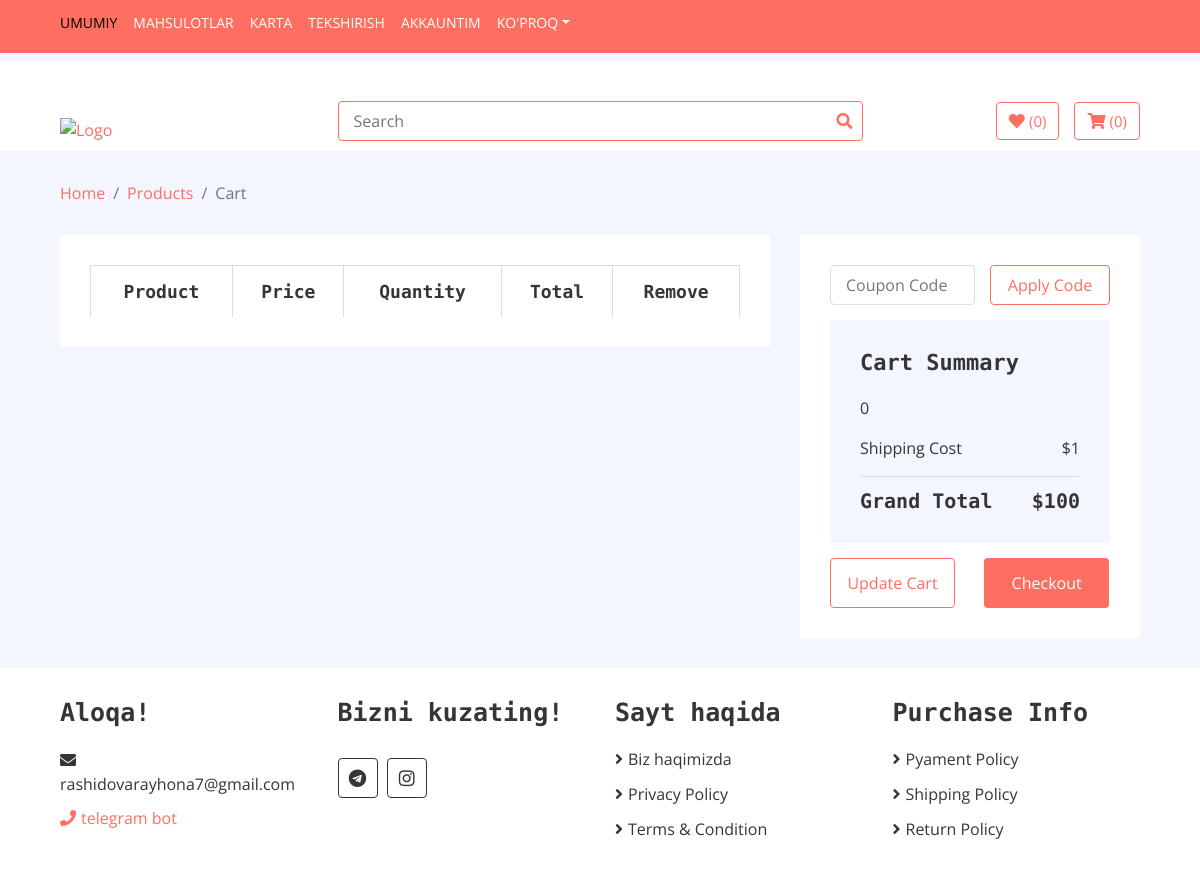
The app's page /products/cart/ (signed in), older data.
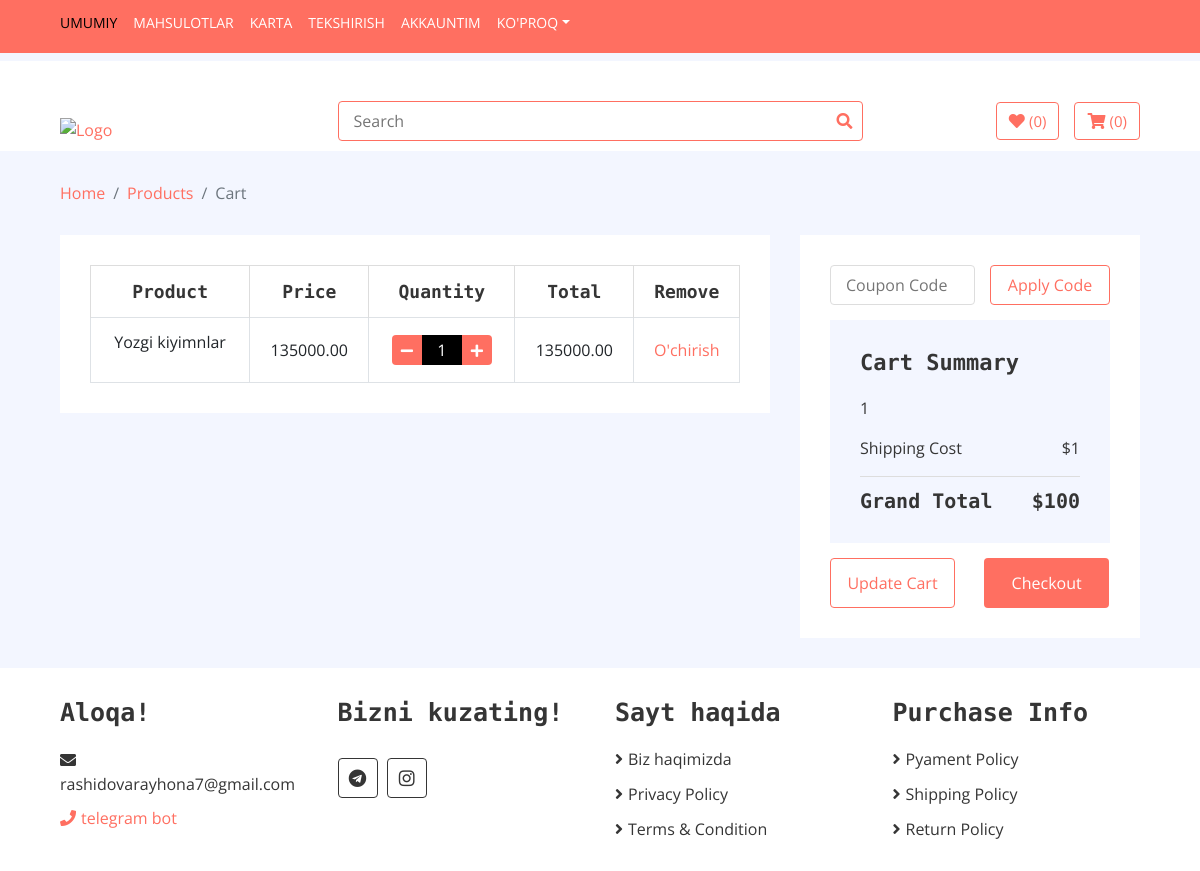
The same page, newer data.
### product/models.py (models this page shows, shortened)
class CartItem(models.Model):
    cart = models.ForeignKey(Cart, on_delete=models.CASCADE, related_name='items')
    product = models.ForeignKey(Mahsulot, on_delete=models.CASCADE)
    quantity = models.PositiveIntegerField(default=1)
    def total_price(self):
        return self.quantity * self.product.narxi

class Mahsulot(models.Model):
    kategoriya = models.ForeignKey(Kategoriya, on_delete=models.CASCADE)
    nomi = models.CharField(max_length=255)
    tavsif = models.TextField()
    narxi = models.DecimalField(max_digits=10, decimal_places=2)
    time = models.DateTimeField(auto_now=True)
    class Meta:
        verbose_name = "Mahsulot"
        verbose_name_plural = "Mahsulot"

class Cart(models.Model):
    user = models.ForeignKey(CustomUser, on_delete=models.CASCADE, null=True, blank=True)
    created_at = models.DateTimeField(auto_now_add=True)

### product/views.py (the view)
# urls.py: path('cart/', views.cart_detail, name='cart_detail'),
@login_required
def cart_detail(request):
    cart = Cart.objects.filter(user=request.user).first()
    return render(request, 'cart.html', {'cart': cart})

### templates/cart.html (shortened to what this page needs)
{% extends './base.html' %}
{% block content %}
        <div class="breadcrumb-wrap">
            <div class="container-fluid">
                <ul class="breadcrumb">
                    <li class="breadcrumb-item"><a href="#">Home</a></li>
                    <li class="breadcrumb-item"><a href="#">Products</a></li>
                    <li class="breadcrumb-item active">Cart</li>
                </ul>
            </div>
        </div>
        <div class="cart-page">
            <div class="container-fluid">
                <div class="row">
                    <div class="col-lg-8">
                        <div class="cart-page-inner">
                            <div class="table-responsive">
                                <table class="table table-bordered">
                                    <thead class="thead-dark">
                                        <tr>
                                            <th>Product</th>
                                            <th>Price</th>
                                            <th>Quantity</th>
                                            <th>Total</th>
                                            <th>Remove</th>
                                        </tr>
                                    </thead>
                                    <tbody class="align-middle">
                                        {% for item in cart.items.all %}
                                        <tr>
                                            <td>
                                                    <p>{{ item.product.nomi }}</p>
                                            </td>
                                            <td>{{ item.product.narxi }}</td>
                                            <td>
                                                <div class="qty">
                                                    <button class="btn-minus"><i class="fa fa-minus"></i></button>
                                                    <input type="text" value="{{ item.quantity }}">
                                                    <button class="btn-plus"><i class="fa fa-plus"></i></button>
                                                </div>
                                            </td>
                                            <td>{{ item.total_price }}</td>
                                            <td><a href="{% url 'remove_from_cart' item.id %}">O'chirish</a></td>
                                        </tr>
                                        {% endfor %}
                                    </tbody>
                                </table>
                            </div>
                        </div>
                    </div>
                    <div class="col-lg-4">
                        <div class="cart-page-inner">
                            <div class="row">
                                <div class="col-md-12">
                                    <div class="coupon">
                                        <input type="text" placeholder="Coupon Code">
                                        <button>Apply Code</button>
                                    </div>
                                </div>
                                <div class="col-md-12">
                                    <div class="cart-summary">
                                        <div class="cart-content">
                                            <h1>Cart Summary</h1>
                                            <p>{{ cart.items.all|length }}</p>
                                            <p>Shipping Cost<span>$1</span></p>
                                            <h2>Grand Total<span>$100</span></h2>
                                        </div>
                                        <div class="cart-btn">
                                            <button>Update Cart</button>
                                            <button>Checkout</button>
                                        </div>
                                    </div>
                                </div>
                            </div>
                        </div>
                    </div>
                </div>
            </div>
        </div>
        {% endblock content %}

### templates/base.html (shortened to what this page needs)
{% load static %}
<!DOCTYPE html>
<html lang="en">
    <head>
        <link href="https://stackpath.bootstrapcdn.com/bootstrap/4.4.1/css/bootstrap.min.css" rel="stylesheet">
        <link href="https://cdnjs.cloudflare.com/ajax/libs/font-awesome/5.10.0/css/all.min.css" rel="stylesheet">
        <link href="{% static 'lib/slick/slick.css' %}" rel="stylesheet">
        <link href="{% static 'lib/slick/slick-theme.css' %}" rel="stylesheet">
        <link href="{% static 'css/style.css' %}"rel="stylesheet">
    </head>
    <body>
        <div class="nav">
            <div class="container-fluid">
                <nav class="navbar navbar-expand-md bg-dark navbar-dark">
                    <div class="collapse navbar-collapse justify-content-between" id="navbarCollapse">
                        <div class="navbar-nav mr-auto">
                            <a href="{% url 'home' %}"class="nav-item nav-link active">Umumiy</a>
                            <a href="{% url 'product_list' %}" class="nav-item nav-link">Mahsulotlar</a>
                            <a href="{% url 'cart_detail' %}" class="nav-item nav-link">Karta</a>
                            <a href="checkout.html" class="nav-item nav-link">Tekshirish</a>
                            <a href="{% url 'personal_cabinet' %}" class="nav-item nav-link">Akkauntim</a>
                            <div class="nav-item dropdown">
                                <a href="#" class="nav-link dropdown-toggle" data-toggle="dropdown">Ko'proq</a>
                                <div class="dropdown-menu">
                                    <a href="contact.html" class="dropdown-item">Bog'lanish
                </nav>
            </div>
        </div>
        <div class="bottom-bar">
            <div class="container-fluid">
                <div class="row align-items-center">
                    <div class="col-md-3">
                        <div class="logo">
                            <a href="index.html">
                                <img src="{% static 'img/logo.png' %}" alt="Logo">
                            </a>
                        </div>
                    </div>
                    <div class="col-md-6">
                        <div class="search">
                            <input type="text" placeholder="Search">
                            <button><i class="fa fa-search"></i></button>
                        </div>
                    </div>
                    <div class="col-md-3">
                        <div class="user">
                            <a href="wishlist.html" class="btn wishlist">
                                <i class="fa fa-heart"></i>
                                <span>(0)</span>
                            </a>
                            <a href="cart.html" class="btn cart">
                                <i class="fa fa-shopping-cart"></i>
                                <span>(0)</span>
                            </a>
                        </div>
                    </div>
                </div>
            </div>
        </div>
        {% block content %}{% endblock content %}
        <div class="footer">
            <div class="container-fluid">
                <div class="row">
                    <div class="col-lg-3 col-md-6">
                        <div class="footer-widget">
                            <h2>Aloqa!</h2>
                            <div class="contact-info">
                                <p><i class="fa fa-envelope"></i>rashidovarayhona7@gmail.com</p>
                                <a href="https://t.me/Rashidovaas_bot"><p><i class="fa fa-phone"></i>telegram bot</p></a>
                            </div>
                        </div>
                    </div>
                    <div class="col-lg-3 col-md-6">
                        <div class="footer-widget">
                            <h2>Bizni kuzating!</h2>
                            <div class="contact-info">
                                <div class="social">
                                    <a href="https://t.me/reyhans_shop"><i class="fab fa-telegram"></i></a>
                                    <a href="https://www.instagram.com/reyhans_shop"><i class="fab fa-instagram"></i></a>
                                </div>
                            </div>
                        </div>
                    </div>
                    <div class="col-lg-3 col-md-6">
                        <div class="footer-widget">
                            <h2>Sayt haqida</h2>
                            <ul>
                                <li><a href="#">Biz haqimizda</a></li>
                                <li><a href="#">Privacy Policy</a></li>
                                <li><a href="#">Terms & Condition</a></li>
                            </ul>
                        </div>
                    </div>
                    <div class="col-lg-3 col-md-6">
                        <div class="footer-widget">
                            <h2>Purchase Info</h2>
                            <ul>
                                <li><a href="#">Pyament Policy</a></li>
                                <li><a href="#">Shipping Policy</a></li>
                                <li><a href="#">Return Policy</a></li>
                            </ul>
                        </div>
                    </div>
                </div>
            </div>
        </div>
    </body>
</html>

Row changes from the older to the newer data that the page shows:
added CartItem: product.nomi "Yozgi kiyimnlar", product.narxi "135000.00", quantity "1", total_price "135000.00"
added Cart: items.all|length "1"
Text that changed along with them:
{{ cart.items.all|length }}: "0" → (not shown)
